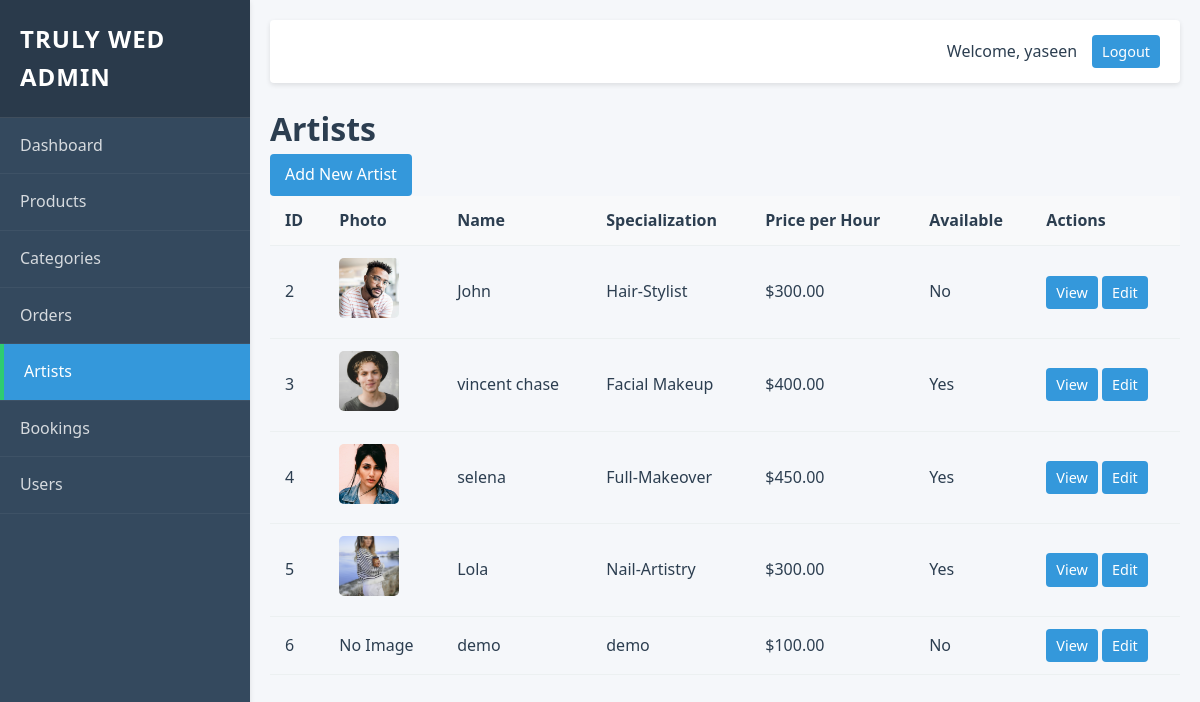
The app's page /admin_dashboard/artists/ (signed in) with its own data.
### artists/models.py (models this page shows, shortened)
class Artist(models.Model):
    name = models.CharField(max_length=100)
    slug = models.SlugField(unique=True)
    photo = models.ImageField(upload_to='artists/', blank=True)
    bio = models.TextField()
    specialization = models.CharField(max_length=200)
    price_per_hour = models.DecimalField(max_digits=10, decimal_places=2)
    available = models.BooleanField(default=True)

### admin_dashboard/views.py (the view)
# urls.py: path('artists/', views.artist_list, name='artist_list'),
@user_passes_test(is_admin)
def artist_list(request):
    artists = Artist.objects.all()
    return render(request, 'admin_dashboard/artist_list.html', {'artists': artists})

### admin_dashboard/views.py (called while the page is built)
def is_admin(user):
    return user.is_authenticated and user.is_staff

### admin_dashboard/templates/admin_dashboard/artist_list.html (shortened to what this page needs)
{% extends "admin_dashboard/base.html" %}
{% block content %}
<div class="artists-list">
    <div class="page-header">
        <h1>Artists</h1>
        <a href="{% url 'admin_dashboard:artist_create' %}" class="btn btn-primary">Add New Artist</a>
    </div>
    <table class="data-table">
        <thead>
            <tr>
                <th>ID</th>
                <th>Photo</th>
                <th>Name</th>
                <th>Specialization</th>
                <th>Price per Hour</th>
                <th>Available</th>
                <th>Actions</th>
            </tr>
        </thead>
        <tbody>
        {% for artist in artists %}
            <tr>
                <td>{{ artist.id }}</td>
                <td>
                    {% if artist.photo %}
                        <img src="{{ artist.photo.url }}" alt="{{ artist.name }}" class="thumbnail" style="width: 60px; height: 60px; object-fit: cover; border-radius: 5px;">
                    {% else %}
                        <div class="no-image">No Image</div>
                    {% endif %}
                </td>
                <td>{{ artist.name }}</td>
                <td>{{ artist.specialization }}</td>
                <td>${{ artist.price_per_hour|floatformat:2 }}</td>
                <td>
                    <span class="status-badge status-{% if artist.available %}available{% else %}unavailable{% endif %}">
                        {% if artist.available %}Yes{% else %}No{% endif %}
                    </span>
                </td>
                <td class="actions">
                    <a href="{% url 'admin_dashboard:artist_detail' artist.id %}" class="btn btn-sm">View</a>
                    <a href="{% url 'admin_dashboard:artist_edit' artist.id %}" class="btn btn-sm btn-edit">Edit</a>
                </td>
            </tr>
        {% empty %}
            <tr><td colspan="7">No artists available</td></tr>
        {% endfor %}
        </tbody>
    </table>
</div>
{% endblock %}

### admin_dashboard/templates/admin_dashboard/base.html (shortened to what this page needs)
<!DOCTYPE html>
{% load static%}
<html lang="en">
<head>
    <link rel="stylesheet" href="{% static 'admin_dashboard/css/styles.css' %}">
</head>
<body>
    <div class="admin-container">
        <aside class="sidebar">
            <div class="sidebar-header">
                <h1> Truly Wed Admin</h1>
            </div>
            <nav class="sidebar-nav">
                <ul>
                    <li>
                        <a href="{% url 'admin_dashboard:admin_dashboard' %}"
                           class="{% if request.resolver_match.url_name == 'admin_dashboard' %}active{% endif %}">
                            Dashboard
                        </a>
                    </li>
                    <li>
                        <a href="{% url 'admin_dashboard:product_list' %}"
                           class="{% if 'product' in request.resolver_match.url_name %}active{% endif %}">
                            Products
                        </a>
                    </li>
                    <li>
                        <a href="{% url 'admin_dashboard:category_list' %}"
                           class="{% if 'category' in request.resolver_match.url_name %}active{% endif %}">
                            Categories
                        </a>
                    </li>
                    <li>
                        <a href="{% url 'admin_dashboard:order_list' %}"
                           class="{% if 'order' in request.resolver_match.url_name %}active{% endif %}">
                            Orders
                        </a>
                    </li>
                    <li>
                        <a href="{% url 'admin_dashboard:artist_list' %}"
                           class="{% if 'artist' in request.resolver_match.url_name %}active{% endif %}">
                            Artists
                        </a>
                    </li>
                    <li>
                        <a href="{% url 'admin_dashboard:booking_list' %}"
                           class="{% if 'booking' in request.resolver_match.url_name %}active{% endif %}">
                            Bookings
                        </a>
                    </li>
                    <li>
                        <a href="{% url 'admin_dashboard:user_list' %}"
                           class="{% if 'user' in request.resolver_match.url_name %}active{% endif %}">
                            Users
                        </a>
                    </li>
                </ul>
            </nav>
        </aside>
        <main class="main-content">
            <header class="main-header">
                <div class="user-info">
                    <span>Welcome, {{ request.user.get_full_name|default:request.user.username }}</span>
                    <a href="{% url 'admin_dashboard:logout' %}" class="btn btn-sm">Logout</a>
                </div>
            </header>
            {% block content %}{% endblock %}
        </main>
    </div>
</body>
</html>

### admin_dashboard/static/admin_dashboard/css/styles.css (style rules this page uses)
* { margin: 0; padding: 0; box-sizing: border-box; }
:root { --primary-color: #3498db; --primary-dark: #2980b9; --accent-color: #2ecc71; --dark-color: #34495e; --light-color: #ecf0f1; --danger-color: #e74c3c; --warning-color: #f39c12; --success-color: #27ae60; --info-color: #3498db; --text-color: #2c3e50; --border-radius: 4px; --shadow: 0 2px 5px rgba(0, 0, 0, 0.1); --transition: all 0.3s ease; }
body { font-family: 'Segoe UI', Tahoma, Geneva, Verdana, sans-serif; line-height: 1.6; color: var(--text-color); background-color: #f5f7fa; min-height: 100vh; }
.admin-container { display: flex; min-height: 100vh; }
.sidebar { width: 250px; background-color: var(--dark-color); color: white; box-shadow: var(--shadow); transition: var(--transition); position: fixed; height: 100vh; overflow-y: auto; z-index: 1000; }
.sidebar-header { padding: 20px; background-color: rgba(0, 0, 0, 0.2); border-bottom: 1px solid rgba(255, 255, 255, 0.1); }
.sidebar-header h1 { font-size: 1.5rem; font-weight: 600; text-transform: uppercase; letter-spacing: 1px; }
.sidebar-nav ul { list-style: none; }
.sidebar-nav li { border-bottom: 1px solid rgba(255, 255, 255, 0.05); }
.sidebar-nav a { display: block; padding: 15px 20px; color: rgba(255, 255, 255, 0.8); text-decoration: none; transition: var(--transition); }
.sidebar-nav a.active { background-color: var(--primary-color); color: white; border-left: 4px solid var(--accent-color); }
.main-content { flex: 1; margin-left: 250px; padding: 20px; transition: var(--transition); }
.main-header { background-color: white; padding: 15px 20px; box-shadow: var(--shadow); margin-bottom: 20px; border-radius: var(--border-radius); display: flex; justify-content: flex-end; align-items: center; }
.user-info { display: flex; align-items: center; gap: 15px; }
.user-info span { font-weight: 500; }
.btn { display: inline-block; padding: 8px 15px; background-color: var(--primary-color); color: white; border: none; border-radius: var(--border-radius); cursor: pointer; text-decoration: none; transition: var(--transition); }
.btn-sm { padding: 5px 10px; font-size: 0.9rem; }
table { width: 100%; border-collapse: collapse; margin-bottom: 20px; }
th, td { padding: 12px 15px; text-align: left; border-bottom: 1px solid var(--light-color); }
th { background-color: #f8f9fa; font-weight: 600; }

### records on screen
Artist: id "2", photo (picture), name "John", specialization "Hair-Stylist", price_per_hour "300.00", available "No"
Artist: id "3", photo (picture), name "vincent chase", specialization "Facial Makeup", price_per_hour "400.00", available "Yes"
Artist: id "4", photo (picture), name "selena", specialization "Full-Makeover", price_per_hour "450.00", available "Yes"
Artist: id "5", photo (picture), name "Lola", specialization "Nail-Artistry", price_per_hour "300.00", available "Yes"
Artist: id "6", photo "No Image", name "demo", specialization "demo", price_per_hour "100.00", available "No"

### other values on screen
{{ request.user.get_full_name|default:request.user.username }} "yaseen"
